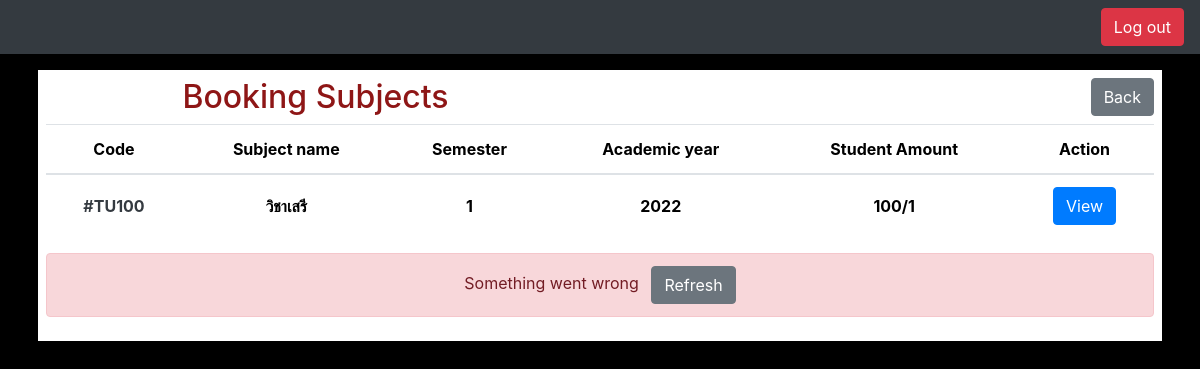
Page /bookingsubject/enrollmented on the committed database.
### bookingsubject/models.py (models this page shows, shortened)
class Subject(models.Model):
    code = models.CharField(max_length=3, unique=True)
    subject_name = models.CharField(max_length=15)
    semester = models.CharField(max_length=1)
    academic_year = models.IntegerField()
    amount = models.IntegerField()
    status = models.BooleanField()
    student = models.IntegerField(default=0)

### bookingsubject/views.py (the view)
# urls.py: path('enrollmented', views.enrollmented, name="enrollment_info"),
def enrollmented(req):
    try:
        user_data = User.objects.get(id=req.user.id)
        enrollment = Enrollment.objects.filter(user=user_data)
        if (enrollment.count() <= 0):
            return render(req, "bookingsubject/enrollment_info.html", {"enrolls": {}})
        print(enrollment)
        return render(req, "bookingsubject/enrollment_info.html", {"enrolls": enrollment})
    except Exception as e:
        print("Error : ", e)
        return index(req, {"status": False, "message": "Something went wrong"})

### bookingsubject/views.py (called while the page is built)
def index(req, data={"status": None, "message": None}):
    subjects = Subject.objects.all()
    return render(req, "bookingsubject/index.html", {
        "subjects": subjects,
        "message": data["message"],
        "status": data["status"]
    })

### bookingsubject/templates/bookingsubject/index.html (shortened to what this page needs)
{% extends 'bookingsubject/layout.html' %} {% block body %}
<div style="background-color: white" class="p-2">
  <div class="flex">
    <div class="row">
      <div class="col">
        <h2
          class="position-relative text-center justify-content-center head-text"
        >
          Booking Subjects
        </h2>
      </div>
      <div class="col">
        <a
          class="position-relative justify-content-end btn btn-secondary float-right"
          href="{% url 'index' %}"
          >Back</a
        >
      </div>
    </div>
  </div>
  <table class="table table-hover text-center">
    <thead>
      <tr class="sub-text">
        <th scope="col">Code</th>
        <th scope="col">Subject name</th>
        <th scope="col">Semester</th>
        <th scope="col">Academic year</th>
        <th scope="col">Student Amount</th>
        <th scope="col">Action</th>
      </tr>
    </thead>
    <tbody class="text text-center">
      {% for subject in subjects %}
      <tr>
        <th scope="row" class="text-dark align-middle">#{{ subject.code }}</th>
        <th class="align-middle">{{ subject.subject_name }}</th>
        <th class="align-middle">{{ subject.semester }}</th>
        <th class="align-middle">{{ subject.academic_year }}</th>
        <th class="align-middle">{{ subject.amount }}/{{ subject.student }}</th>
        <th class="align-middle">
          <div class="row">
            <div class="col">
              <a
                class="btn btn-primary"
                href="{% url 'subject_info' subject.id %}"
                >View</a
              >
            </div>
          </div>
        </th>
      </tr>
      {% empty %}
      <tr>
        <th colspan="7"><i>No data</i></th>
      </tr>
      {% endfor %}
    </tbody>
  </table>
  {% if status == False and message %}
  <div class="alert alert-danger text-center">
    {{ message}}
    <a class="btn btn-secondary ml-2" href="{% url 'booking_index' %}"
      >Refresh</a
    >
  </div>
  {% endif %}
</div>
{% endblock %}

### bookingsubject/static/bookingsubject/style.css (style rules this page uses)
body { background-color: black; color: white; }
.head-text { color: rgb(142, 22, 22) }
.text { color: black }
.sub-text { color: black }

### rows in the picture
Subject: code "TU100", subject_name "วิชาเสรี", semester "1", academic_year "2022", amount "100", student "1"

### other values in the picture
{{ message }} "Something went wrong"
